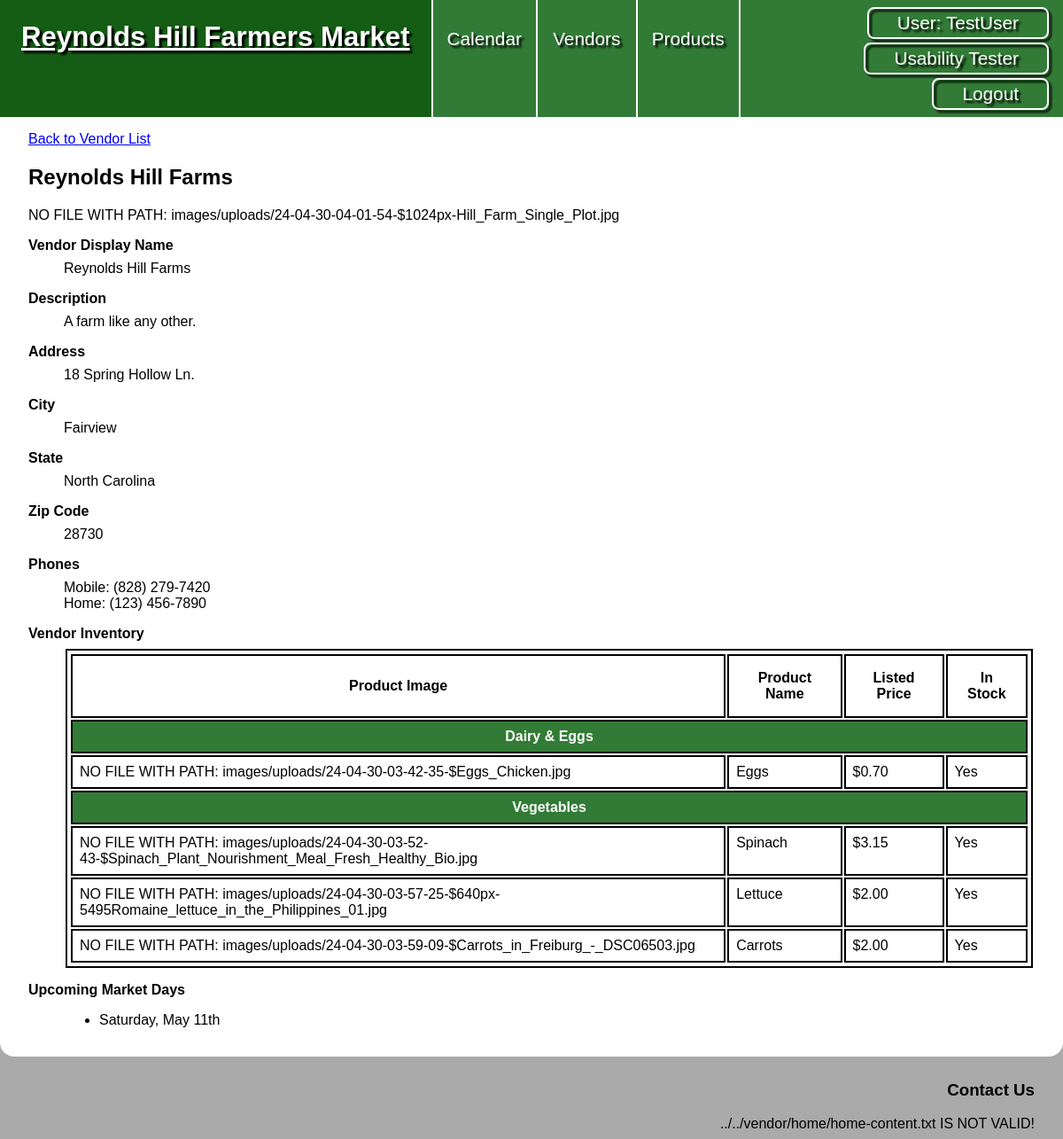
Page /vendors/show.php?id=1 (signed in) on the committed database.
### tables this page shows
CREATE TABLE `vendors` (
  `vendor_id` int NOT NULL,
  `vd_user_id` int DEFAULT NULL,
  `vendor_display_name` varchar(50) NOT NULL,
  `vendor_desc` text NOT NULL,
  `address` varchar(255) NOT NULL,
  `city` varchar(255) NOT NULL,
  `vd_state_id` int NOT NULL,
  `zip` int NOT NULL,
  `is_pending` tinyint(1) NOT NULL
);

CREATE TABLE `images` (
  `image_id` int NOT NULL,
  `im_user_id` int NOT NULL,
  `content` varchar(255) NOT NULL,
  `upload_date` datetime NOT NULL DEFAULT CURRENT_TIMESTAMP,
  `alt_text` text,
  `im_vendor_id` int DEFAULT NULL,
  `im_product_id` int DEFAULT NULL,
  `image_purpose` varchar(255) DEFAULT NULL
);

CREATE TABLE `states` (
  `state_id` int NOT NULL,
  `state_name` varchar(50) NOT NULL
);

CREATE TABLE `phone_numbers` (
  `phone_id` int NOT NULL,
  `ph_vendor_id` int NOT NULL,
  `phone_number` char(10) NOT NULL,
  `phone_type` enum('home','mobile','work') NOT NULL
);

CREATE TABLE `vendor_inventory` (
  `inventory_id` int NOT NULL,
  `inv_vendor_id` int NOT NULL,
  `inv_product_id` int NOT NULL,
  `listing_price` decimal(10,2) DEFAULT NULL,
  `in_stock` tinyint(1) NOT NULL
);

CREATE TABLE `products` (
  `product_id` int NOT NULL,
  `prd_category_id` int NOT NULL,
  `product_name` varchar(50) NOT NULL
);

CREATE TABLE `calendar` (
  `calendar_id` int NOT NULL,
  `date` date NOT NULL
);

### private/classes/Vendor.class.php (called while the page is built, shortened)
<?php
class Vendor extends DatabaseObject
{
  static protected $table_name = 'vendors';
  public $vendor_id;
  public $vd_state_id;
  public function __construct($args = [])
  {
    $this->vd_state_id = $args['vd_state_id'] ?? '';
  }
  public function populate_state()
  {
    $sql = "SELECT state_name ";
    $sql .= "FROM states ";
    $sql .= "WHERE state_id = " . $this->vd_state_id . ";";
    $result = self::$database->query($sql);
  }
  public function populate_phones()
  {
    $sql = "SELECT phone_id, phone_number, phone_type ";
    $sql .= "FROM phone_numbers ";
    $sql .= "WHERE ph_vendor_id =" . $this->vendor_id . ";";
    $result = self::$database->query($sql);
    while ($row = $result->fetch_assoc()) {
      foreach ($row as $property => $value) {
        if ($property === 'phone_id') {
          $phone_id = $value;
        } elseif ($property === 'phone_number') {
          $phone_number = $value;
        } elseif ($property === 'phone_type') {
          $phone_type = $value;
        }
      }
    }
  }
  public function populate_dates()
  {
    $this->listed_dates = CalendarDate::find_by_vendor($this->vendor_id);
  }
  public function populate_inventory()
  {
    $this->vendor_inventory = VendorInventory::find_by_vendor($this->vendor_id);
  }
  static public function populate_full($vendor_id)
  {
    $sql = "SELECT * FROM " . static::$table_name . " ";
    $sql .= "WHERE vendor_id = " . $vendor_id . ";";
    $vendor_object = static::find_by_sql($sql)[0];
    $vendor_object->populate_state();
    $vendor_object->populate_phones();
    $vendor_object->populate_inventory();
    $vendor_object->populate_dates();
    return $vendor_object;
  }
}

### private/classes/DatabaseObject.class.php (called while the page is built, shortened)
<?php
class DatabaseObject {
  static protected $database;
  static public function set_database($database) {
    self::$database = $database;
  }
  static public function find_by_sql($sql) {
    $result = self::$database->query($sql);
    $object_array = [];
    while($record = $result->fetch_assoc()) {
      $object_array[] = static::instantiate($record);
    }
    if(count($object_array) > 0){
      return $object_array;
    } else {
      return false;
    }
  }
  static protected function instantiate($record) {
    $object = new static;
    foreach($record as $property => $value) {
      if(property_exists($object, $property)) {
        $object->$property = $value;
      }
    }
    return $object;
  }
}
?>

### private/classes/Product.class.php (called while the page is built, shortened)
<?php
class Product extends DatabaseObject {
  static public function find_by_id($product_id) {
    $sql = "SELECT p.product_id, p.prd_category_id, c.category_name, p.product_name ";
    $sql .= "FROM products p, product_categories c ";
    $sql .= "WHERE p.prd_category_id = c.category_id ";
    $sql .= "AND p.product_id = '" . $product_id . "';";
    $result = static::find_by_sql($sql);
    if($result){
      return $result[0];
    } else {
      return false;
    }
  }
}
?>

### private/classes/CalendarDate.class.php (called while the page is built, shortened)
<?php
class CalendarDate extends DatabaseObject {
  static public function find_date_by_sql($sql) {
    $result = self::$database->query($sql);
    $object_array = [];
    while($row = $result->fetch_assoc()) {
      $object = new static;
      foreach($row as $property => $value) {
        if(property_exists($object, $property)) {
          $object->$property = $value;
        }
      }
    $object_array[$object->calendar_id] = $object;
    }
    return $object_array;
  }
  static public function find_by_vendor($vendor_id) {
    $sql = "SELECT c.calendar_id, c.date ";
    $sql .= "FROM calendar c, calendar_listing li ";
    $sql .= "WHERE c.calendar_id = li.li_calendar_id ";
    $sql .= "AND li.li_vendor_id = " . $vendor_id . " ";
    $sql .= "AND c.date >= '" . date("Y-m-d") . "';";
    return static::find_date_by_sql($sql);
  }
}
?>

### public/vendors/show.php (the view, shortened to what this page needs)
<?php
$vendor_id = h($_GET['id']);
$vendor = Vendor::populate_full($vendor_id);
$vendor_images = Image::find_by_vendor($vendor_id);
if ($vendor_images) {
  $profile_images = Image::filter_by_purpose($vendor_images, "profile");
  $inventory_images = Image::filter_by_purpose($vendor_images, "inventory");
  if ($inventory_images) {
    $inventory_images_by_product_id = [];
    foreach ($inventory_images as $image) {
      $inventory_images_by_product_id[$image->im_product_id] = $image;
    }
  }
}
?>
<?php include(SHARED_PATH . '/public_header.php'); ?>
<main class="show">
  <a href="<?php echo url_for('vendors.php'); ?>">Back to Vendor List</a>
  <h2><?php echo $vendor->vendor_display_name; ?></h2>
  <?php
  if (isset($profile_images)) {
    foreach ($profile_images as $profile_image) {
      $profile_image->print_image(600, 400);
    }
  }
  ?>
  <dl>
    <dt>Vendor Display Name</dt>
    <dd><?php echo $vendor->vendor_display_name; ?></dd>
    <dt>Description</dt>
    <dd><?php echo (!is_blank($vendor->vendor_desc)) ? $vendor->vendor_desc : 'This vendor does not currently have a description.'; ?></dd>
    <dt>Address</dt>
    <dd><?php echo $vendor->address; ?></dd>
    <dt>City</dt>
    <dd><?php echo $vendor->city; ?></dd>
    <dt>State</dt>
    <dd><?php echo $vendor->state; ?></dd>
    <dt>Zip Code</dt>
    <dd><?php echo $vendor->zip; ?></dd>
    <dt>Phones</dt>
    <?php
    if (count($vendor->phone_numbers) > 0) {
      foreach ($vendor->phone_numbers as $phone) {
        echo "<dd>" . ucwords($phone['phone_type']) . ": " . Vendor::phone_to_string($phone['phone_number']) . "</dd>";
      }
    } else {
      echo '<dd>This vendor does not currently have any listed phone numbers.</dd>';
    }
    ?>
    <dt>Vendor Inventory</dt>
    <dd>
      <?php
      if ($vendor->vendor_inventory) {
        $sorted_inventory_array = VendorInventory::sort_into_categories($vendor->vendor_inventory);
        VendorInventory::create_products_table($sorted_inventory_array, $inventory_images_by_product_id ?? []);
      } else {
        echo '<p>This vendor does not currently have any listed inventory.</p>';
      }
      ?>
    </dd>
    <dt>Upcoming Market Days</dt>
    <dd>
      <ul>
        <?php
        if (count($vendor->listed_dates) > 0) {
          foreach ($vendor->listed_dates as $listed_date) {
            echo "<li>" . $listed_date->print_date() . "</li>";
          }
        } else {
          echo '<p>This vendor has not currently marked themselves as attending any market days.</p>';
        }
        ?>
      </ul>
    </dd>
  </dl>
</main>
<?php include(SHARED_PATH . '/public_footer.php'); ?>

### private/classes/Image.class.php (shortened to what this page needs)
<?php
class Image extends DatabaseObject {
  static protected $table_name = 'images';
  public $content;
  static public $public_image_path = 'images/uploads/';
  static public function find_by_vendor($vendor_id) {
    $sql = "SELECT * FROM " . static::$table_name . " ";
    $sql .= "WHERE im_vendor_id = '" . $vendor_id . "';";
    return static::find_by_sql($sql);
  }
  public function print_image($max_width, $max_height, $grow=true) {
    if(!file_exists(path_to_public() . Image::$public_image_path . $this->content)) {
      echo "NO FILE WITH PATH: " . path_to_public() . Image::$public_image_path . $this->content;
      return false;}
  }
  static public function filter_by_purpose($image_array, $purpose) {
    $filtered_images = [];
    foreach($image_array as $image) {
      if($image->image_purpose == $purpose) {
        $filtered_images[] = $image;
      }
    }
    if(count($filtered_images) > 0) {
      return $filtered_images;
    } else {
      return false;
    }
  }
}

### private/classes/VendorInventory.class.php (shortened to what this page needs)
<?php
class VendorInventory extends DatabaseObject {
  static protected $table_name = 'vendor_inventory';
  public $inv_product_id;
  public function populate_product(){
    $this->product = Product::find_by_id($this->inv_product_id);
  }
  static public function find_by_vendor($vendor_id){
    $sql = "SELECT * FROM " . static::$table_name . " ";
    $sql .= "WHERE inv_vendor_id = '" . $vendor_id . "';";
    $obj_array = static::find_by_sql($sql);
    if(!empty($obj_array)) {
      foreach($obj_array as $vendorInventory){
        $vendorInventory->populate_product();
      }
      return $obj_array;
    } else {
      return false;
    }
  }
  static public function create_products_table($sorted_inventory_array, $inventory_images_by_product_id = []) {
    $has_images = false;
    if(count($inventory_images_by_product_id) > 0) {
      $has_images = true;
    }
    echo "<table>";
    echo "<tr>";
    if($has_images) {
      echo "<th>Product Image</th>";
    }
    echo "<th>Product Name</th>";
    echo "<th>Listed Price</th>";
    echo "<th>In Stock</th>";
    echo "</tr>";
    foreach($sorted_inventory_array as $category => $products){
      echo "<tr>";
      echo '<td class="product-category" colspan="'. (($has_images) ? 4 : 3) .'">' . $category . '</td>';
      echo "</tr>";
      foreach($products as $inventory_listing) {
        echo "<tr>";
        if($has_images) {
          echo "<td>";
          if(array_key_exists($inventory_listing->inv_product_id, $inventory_images_by_product_id)) {
            $inventory_images_by_product_id[$inventory_listing->inv_product_id]->print_image(200, 200);
          }
          echo "</td>";
        }
        echo "<td>" . $inventory_listing->product->product_name . "</td>";
        echo "<td>$" . $inventory_listing->listing_price . "</td>";
        echo "<td>" . ($inventory_listing->in_stock ? "Yes" : "No") . "</td>";
        echo "</tr>";
      }
    }
    echo "</table>";
  }
}
?>

### public/css/styles.css (style rules this page uses)
* { box-sizing: border-box; }
html { font: 16px Verdana, Geneva, Tahoma, sans-serif; }
body { background-color: #aaa; margin: 0; }
main { padding: 1rem 2rem; }
table, th, td, caption { border: 2px solid black; margin: 2px; padding: 2px; }
table { margin-top: .5rem; }
th { margin-top: 0; min-width: 60px; }
main:not(#calendar) th { padding: 1rem; }
td { padding: 2px 6px; vertical-align: top; }
dt { font-weight: bold; margin: 1rem 0 .5rem; }
.show td { padding: .5rem; }
.product-category { background-color: #327b36; color: #fff; font-weight: bold; text-align: center; }

### rows in the picture
vendors: vendor_display_name "Reynolds Hill Farms", vendor_desc "A farm like any other.", address "18 Spring Hollow Ln.", city "Fairview", zip "28730"
images: content "24-04-30-04-01-54-$1024px-Hill_Farm_Single_Plot.jpg"
states: state_name "North Carolina"
phone_numbers: phone_type "Mobile", phone_number "(828) 279-7420"
phone_numbers: phone_type "Home", phone_number "(123) 456-7890"
vendor_inventory: inv_product.product_name "Eggs", listing_price "0.70", in_stock "Yes"
images: content "24-04-30-03-42-35-$Eggs_Chicken.jpg"
vendor_inventory: inv_product.product_name "Spinach", listing_price "3.15", in_stock "Yes"
images: content "24-04-30-03-52-43-$Spinach_Plant_Nourishment_Meal_Fresh_Healthy_Bio.jpg"
vendor_inventory: inv_product.product_name "Lettuce", listing_price "2.00", in_stock "Yes"
images: content "24-04-30-03-57-25-$640px-5495Romaine_lettuce_in_the_Philippines_01.jpg"
vendor_inventory: inv_product.product_name "Carrots", listing_price "2.00", in_stock "Yes"
images: content "24-04-30-03-59-09-$Carrots_in_Freiburg_-_DSC06503.jpg"
calendar: date "Saturday, May 11th"

### other values in the picture
$session->display_name "TestUser"
$session->active_vendor_name "Usability Tester"
$category "Dairy & Eggs"
$category "Vegetables"
$filepath "../../vendor/home/home-content.txt"
